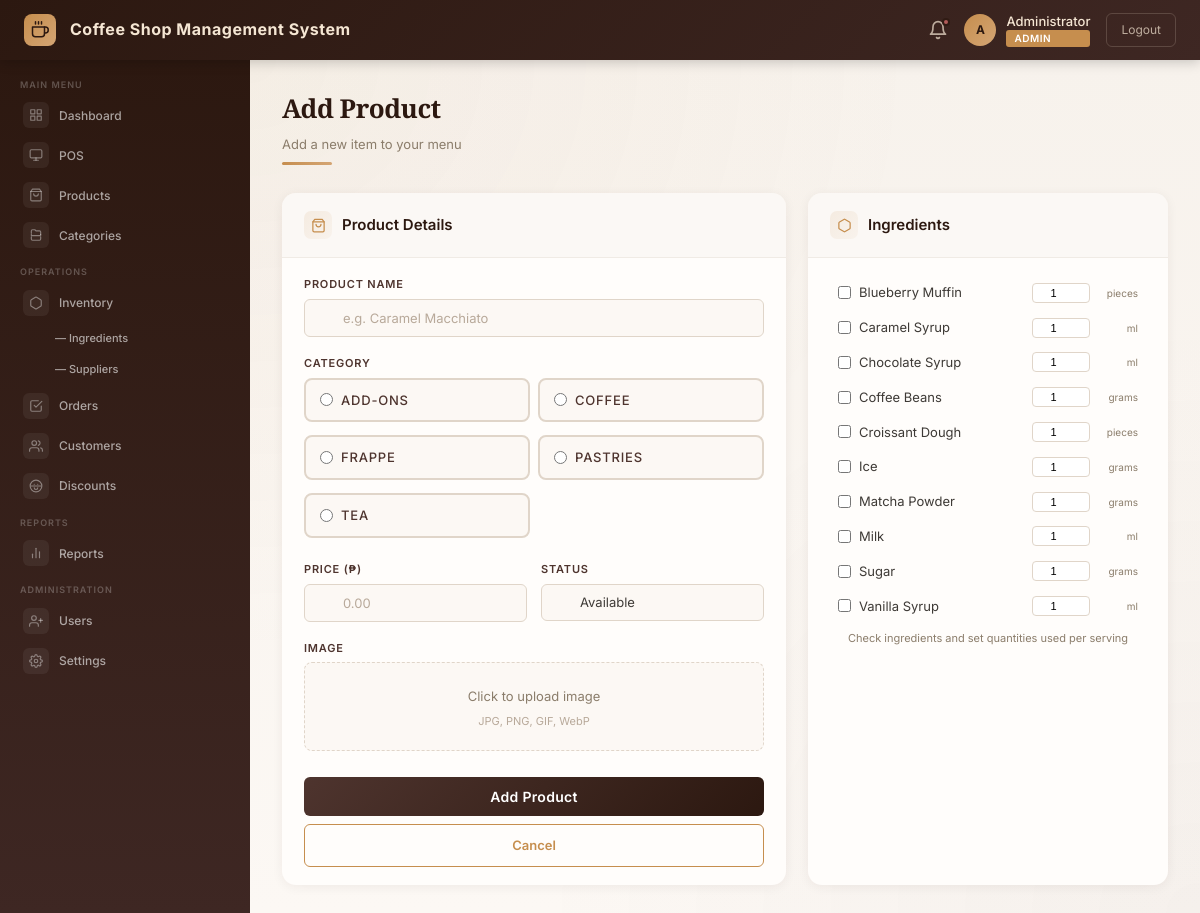
/modules/products/add_product.php (signed in), run on the app's committed database.
### tables this page shows
CREATE TABLE categories (
    category_id   INT          AUTO_INCREMENT PRIMARY KEY,
    name          VARCHAR(100) NOT NULL UNIQUE,
    description   TEXT         DEFAULT NULL,
    created_at    TIMESTAMP    DEFAULT CURRENT_TIMESTAMP
);

CREATE TABLE ingredients (
    ingredient_id   INT           AUTO_INCREMENT PRIMARY KEY,
    name            VARCHAR(100)  NOT NULL UNIQUE,
    stock_quantity  DECIMAL(10,2) NOT NULL DEFAULT 0,
    unit            VARCHAR(20)   NOT NULL DEFAULT 'pieces',
    min_stock_level   DECIMAL(10,2) NOT NULL DEFAULT 10,
    expiration_date   DATE          DEFAULT NULL,
    last_restocked_at TIMESTAMP     NULL DEFAULT NULL,
    created_at        TIMESTAMP     DEFAULT CURRENT_TIMESTAMP,
    updated_at        TIMESTAMP     DEFAULT CURRENT_TIMESTAMP ON UPDATE CURRENT_TIMESTAMP
);

### modules/products/add_product.php (the view, shortened to what this page needs)
<?php
require_once __DIR__ . '/../../includes/auth.php';
$categories = $pdo->query("SELECT * FROM categories ORDER BY name")->fetchAll();
$ingredients = $pdo->query("SELECT * FROM ingredients ORDER BY name")->fetchAll();
$success = '';
require_once __DIR__ . '/../../includes/dashboard_header.php';
?>
<div class="page-header">
    <div class="page-header-left">
        <h1>Add Product</h1>
        <p>Add a new item to your menu</p>
        <div class="page-header-accent"></div>
    </div>
</div>
<div class="dashboard-grid" style="grid-template-columns: 1fr 360px;">
    <div class="card">
        <div class="card-header">
            <div class="card-header-left">
                <span class="card-header-icon">
                    <svg viewBox="0 0 24 24" fill="none" stroke="currentColor" stroke-width="2" stroke-linecap="round" stroke-linejoin="round"><path d="M6 2L3 6v14a2 2 0 0 0 2 2h14a2 2 0 0 0 2-2V6l-3-4z"/><line x1="3" y1="6" x2="21" y2="6"/><path d="M16 10a4 4 0 0 1-8 0"/></svg>
                </span>
                <h2>Product Details</h2>
            </div>
        </div>
        <div class="card-body">
            <?php if (!$success): ?>
            <form method="POST" enctype="multipart/form-data">
                <div class="form-group">
                    <label>Product Name</label>
                    <div class="input-wrapper">
                        <input type="text" name="name" placeholder="e.g. Caramel Macchiato" required value="<?= htmlspecialchars($_POST['name'] ?? '') ?>">
                    </div>
                </div>
                <div class="form-group">
                    <label>Category</label>
                    <div style="display:grid;grid-template-columns:1fr 1fr;gap:8px;margin-bottom:12px;">
                        <?php foreach ($categories as $cat): ?>
                            <label style="cursor:pointer;display:flex;align-items:center;gap:8px;padding:10px 14px;border:2px solid <?= ($_POST['category_id'] ?? '') == $cat['category_id'] ? 'var(--coffee-gold)' : 'var(--border-med)' ?>;border-radius:8px;background:<?= ($_POST['category_id'] ?? '') == $cat['category_id'] ? 'rgba(198,142,78,0.08)' : 'var(--bg-warm)' ?>;transition:all 0.2s;font-size:13px;font-weight:500;" onmouseover="this.style.borderColor='var(--coffee-gold)'" onmouseout="this.style.borderColor=this.querySelector('input').checked?'var(--coffee-gold)':'var(--border-med)'">
                                <input type="radio" name="category_id" value="<?= $cat['category_id'] ?>" style="accent-color:var(--coffee-gold);" <?= ($_POST['category_id'] ?? '') == $cat['category_id'] ? 'checked' : '' ?> required onchange="this.closest('label').querySelectorAll('label').forEach(l=>l.style.borderColor='var(--border-med)');this.closest('label').style.borderColor='var(--coffee-gold)'">
                                <span><?= htmlspecialchars($cat['name']) ?></span>
                            </label>
                        <?php endforeach; ?>
                    </div>
                </div>
                <div class="form-row">
                    <div class="form-group">
                        <label>Price (₱)</label>
                        <div class="input-wrapper">
                            <input type="number" name="price" step="0.01" min="0.01" placeholder="0.00" required value="<?= htmlspecialchars($_POST['price'] ?? '') ?>">
                        </div>
                    </div>
                    <div class="form-group">
                        <label>Status</label>
                        <div class="input-wrapper">
                            <select name="status">
                                <option value="available" <?= ($_POST['status'] ?? 'available') === 'available' ? 'selected' : '' ?>>Available</option>
                            </select>
                        </div>
                    </div>
                </div>
                <div class="form-group">
                    <label>Image</label>
                    <div style="border:1.5px dashed var(--border-med);border-radius:8px;padding:20px;text-align:center;background:var(--bg-warm);cursor:pointer;transition:all 0.2s;" onclick="document.getElementById('imageInput').click()" onmouseover="this.style.borderColor='var(--coffee-gold)'" onmouseout="this.style.borderColor='var(--border-med)'">
                        <span style="color:var(--text-muted);font-size:13px;">Click to upload image</span>
                        <p style="font-size:11px;color:var(--text-light);margin-top:4px;">JPG, PNG, GIF, WebP</p>
                    </div>
                </div>
                <button type="submit" class="btn-primary" style="margin-top:8px;">Add Product</button>
                <a href="products.php" class="btn-outline" style="margin-top:8px;">Cancel</a>
            </form>
            <?php endif; ?>
        </div>
    </div>
    <div class="card">
        <div class="card-header">
            <div class="card-header-left">
                <span class="card-header-icon">
                    <svg viewBox="0 0 24 24" fill="none" stroke="currentColor" stroke-width="2" stroke-linecap="round" stroke-linejoin="round"><path d="M21 16V8a2 2 0 0 0-1-1.73l-7-4a2 2 0 0 0-2 0l-7 4A2 2 0 0 0 3 8v8a2 2 0 0 0 1 1.73l7 4a2 2 0 0 0 2 0l7-4A2 2 0 0 0 21 16z"/></svg>
                </span>
                <h2>Ingredients</h2>
            </div>
        </div>
        <div class="card-body" style="max-height:420px;overflow-y:auto;">
            <?php if (empty($ingredients)): ?>
                <p style="font-size:13px;color:var(--text-muted);text-align:center;padding:20px 0;">
                    No ingredients yet.<br>
                    <a href="<?= BASE_URL ?>/modules/inventory/ingredients.php" style="color:var(--coffee-gold);font-weight:500;">Add ingredients</a>
                </p>
            <?php else: ?>
                <div style="display:flex;flex-direction:column;gap:2px;">
                    <?php foreach ($ingredients as $ing): ?>
                        <label style="display:flex;align-items:center;gap:8px;padding:6px 8px;border-radius:6px;cursor:pointer;font-size:13px;transition:background 0.15s;" onmouseover="this.style.background='var(--bg-warm)'" onmouseout="this.style.background='transparent'">
                            <input type="checkbox" name="ingredients[]" value="<?= $ing['ingredient_id'] ?>" style="accent-color:var(--coffee-gold);" <?= in_array($ing['ingredient_id'], $_POST['ingredients'] ?? []) ? 'checked' : '' ?>>
                            <span style="flex:1;"><?= htmlspecialchars($ing['name']) ?></span>
                            <input type="number" name="quantities[<?= $ing['ingredient_id'] ?>]" value="<?= htmlspecialchars($_POST['quantities'][$ing['ingredient_id']] ?? '1') ?>" min="0.01" step="0.01" style="width:58px;padding:3px 6px;border:1px solid var(--border-med);border-radius:4px;font-size:11px;text-align:center;">
                            <span style="font-size:10px;color:var(--text-muted);width:40px;text-align:right;"><?= htmlspecialchars($ing['unit']) ?></span>
                        </label>
                    <?php endforeach; ?>
                </div>
                <p style="font-size:11px;color:var(--text-muted);margin-top:8px;text-align:center;">Check ingredients and set quantities used per serving</p>
            <?php endif; ?>
        </div>
    </div>
</div>
<?php require_once __DIR__ . '/../../includes/dashboard_footer.php'; ?>

### data on the page
categories: category_id "☐ ADD-ONS", name "ADD-ONS"
categories: category_id "☐ COFFEE", name "COFFEE"
categories: category_id "☐ FRAPPE", name "FRAPPE"
categories: category_id "☐ PASTRIES", name "PASTRIES"
categories: category_id "☐ TEA", name "TEA"
ingredients: name "Blueberry Muffin", ingredient_id "1", unit "pieces"
ingredients: name "Caramel Syrup", ingredient_id "1", unit "ml"
ingredients: name "Chocolate Syrup", ingredient_id "1", unit "ml"
ingredients: name "Coffee Beans", ingredient_id "1", unit "grams"
ingredients: name "Croissant Dough", ingredient_id "1", unit "pieces"
ingredients: name "Ice", ingredient_id "1", unit "grams"
ingredients: name "Matcha Powder", ingredient_id "1", unit "grams"
ingredients: name "Milk", ingredient_id "1", unit "ml"
ingredients: name "Sugar", ingredient_id "1", unit "grams"
ingredients: name "Vanilla Syrup", ingredient_id "1", unit "ml"

### other printed values
APP_NAME "Coffee Shop Management System"
substr($_SESSION['full_name'] ?? $_SESSION['username'], 0, 1) "A"
$_SESSION['full_name'] "Administrator"
$_SESSION['role'] "ADMIN"
